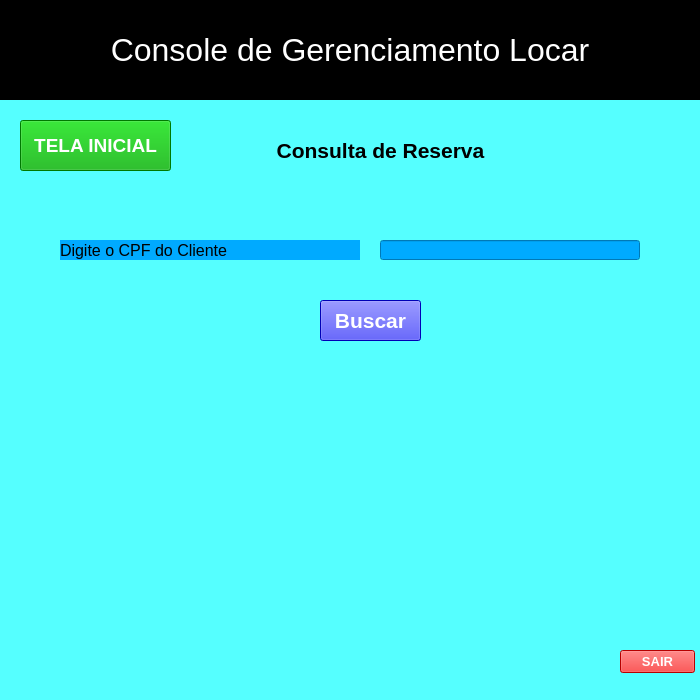
<?xml version="1.0" encoding="UTF-8"?>
<ui version="4.0">
 <class>Locar_Cadastro_Veiculo</class>
 <widget class="QMainWindow" name="Locar_Cadastro_Veiculo">
  <property name="geometry">
   <rect>
    <x>0</x>
    <y>0</y>
    <width>700</width>
    <height>700</height>
   </rect>
  </property>
  <property name="minimumSize">
   <size>
    <width>700</width>
    <height>700</height>
   </size>
  </property>
  <property name="maximumSize">
   <size>
    <width>700</width>
    <height>750</height>
   </size>
  </property>
  <property name="windowTitle">
   <string>Locar</string>
  </property>
  <property name="styleSheet">
   <string notr="true">background-color: rgb(255, 255, 255);
background-color: rgb(85, 255, 255);
</string>
  </property>
  <widget class="QWidget" name="centralwidget">
   <widget class="QLabel" name="subtitulo_console">
    <property name="geometry">
     <rect>
      <x>0</x>
      <y>0</y>
      <width>700</width>
      <height>100</height>
     </rect>
    </property>
    <property name="sizePolicy">
     <sizepolicy hsizetype="Preferred" vsizetype="Preferred">
      <horstretch>0</horstretch>
      <verstretch>0</verstretch>
     </sizepolicy>
    </property>
    <property name="minimumSize">
     <size>
      <width>700</width>
      <height>100</height>
     </size>
    </property>
    <property name="maximumSize">
     <size>
      <width>700</width>
      <height>100</height>
     </size>
    </property>
    <property name="font">
     <font>
      <pointsize>24</pointsize>
     </font>
    </property>
    <property name="styleSheet">
     <string notr="true">background-color: rgb(0, 0, 0);
color: rgb(255, 255, 255);</string>
    </property>
    <property name="lineWidth">
     <number>8</number>
    </property>
    <property name="midLineWidth">
     <number>5</number>
    </property>
    <property name="text">
     <string>Console de Gerenciamento Locar</string>
    </property>
    <property name="textFormat">
     <enum>Qt::PlainText</enum>
    </property>
    <property name="scaledContents">
     <bool>false</bool>
    </property>
    <property name="alignment">
     <set>Qt::AlignCenter</set>
    </property>
   </widget>
   <widget class="QLineEdit" name="lineEdit_5">
    <property name="geometry">
     <rect>
      <x>380</x>
      <y>240</y>
      <width>260</width>
      <height>20</height>
     </rect>
    </property>
    <property name="minimumSize">
     <size>
      <width>260</width>
      <height>20</height>
     </size>
    </property>
    <property name="maximumSize">
     <size>
      <width>260</width>
      <height>20</height>
     </size>
    </property>
    <property name="styleSheet">
     <string notr="true">background-color: rgb(0, 170, 255);</string>
    </property>
    <property name="text">
     <string/>
    </property>
   </widget>
   <widget class="QLabel" name="label5">
    <property name="geometry">
     <rect>
      <x>60</x>
      <y>240</y>
      <width>300</width>
      <height>20</height>
     </rect>
    </property>
    <property name="minimumSize">
     <size>
      <width>300</width>
      <height>20</height>
     </size>
    </property>
    <property name="maximumSize">
     <size>
      <width>300</width>
      <height>20</height>
     </size>
    </property>
    <property name="font">
     <font>
      <pointsize>12</pointsize>
      <weight>50</weight>
      <bold>false</bold>
     </font>
    </property>
    <property name="styleSheet">
     <string notr="true">background-color: rgb(0, 170, 255);</string>
    </property>
    <property name="text">
     <string>Digite o CPF do Cliente</string>
    </property>
    <property name="alignment">
     <set>Qt::AlignLeading|Qt::AlignLeft|Qt::AlignVCenter</set>
    </property>
   </widget>
   <widget class="QPushButton" name="pushButton_3">
    <property name="geometry">
     <rect>
      <x>320</x>
      <y>300</y>
      <width>101</width>
      <height>41</height>
     </rect>
    </property>
    <property name="font">
     <font>
      <pointsize>16</pointsize>
      <weight>75</weight>
      <bold>true</bold>
     </font>
    </property>
    <property name="styleSheet">
     <string notr="true">background-color: rgb(0, 0, 255);
color: rgb(255, 255, 255);</string>
    </property>
    <property name="text">
     <string>Buscar</string>
    </property>
   </widget>
   <widget class="QPushButton" name="pushButton_4">
    <property name="geometry">
     <rect>
      <x>20</x>
      <y>120</y>
      <width>151</width>
      <height>51</height>
     </rect>
    </property>
    <property name="font">
     <font>
      <pointsize>14</pointsize>
      <weight>75</weight>
      <bold>true</bold>
     </font>
    </property>
    <property name="styleSheet">
     <string notr="true">background-color: rgb(0, 0, 255);
background-color: rgb(0, 170, 0);
color: rgb(255, 255, 255);</string>
    </property>
    <property name="text">
     <string>TELA INICIAL</string>
    </property>
   </widget>
   <widget class="QLabel" name="label">
    <property name="geometry">
     <rect>
      <x>270</x>
      <y>130</y>
      <width>221</width>
      <height>41</height>
     </rect>
    </property>
    <property name="font">
     <font>
      <pointsize>16</pointsize>
      <weight>75</weight>
      <bold>true</bold>
     </font>
    </property>
    <property name="text">
     <string>Consulta de Reserva</string>
    </property>
    <property name="alignment">
     <set>Qt::AlignCenter</set>
    </property>
   </widget>
   <widget class="QPushButton" name="pushButton_5">
    <property name="geometry">
     <rect>
      <x>620</x>
      <y>650</y>
      <width>75</width>
      <height>23</height>
     </rect>
    </property>
    <property name="font">
     <font>
      <pointsize>10</pointsize>
      <weight>75</weight>
      <bold>true</bold>
     </font>
    </property>
    <property name="styleSheet">
     <string notr="true">background-color: rgb(255, 0, 0);
color: rgb(255, 255, 255);
border-color: rgb(255, 0, 255);</string>
    </property>
    <property name="text">
     <string>SAIR</string>
    </property>
   </widget>
  </widget>
  <widget class="QStatusBar" name="statusbar"/>
 </widget>
 <resources/>
 <connections/>
</ui>
